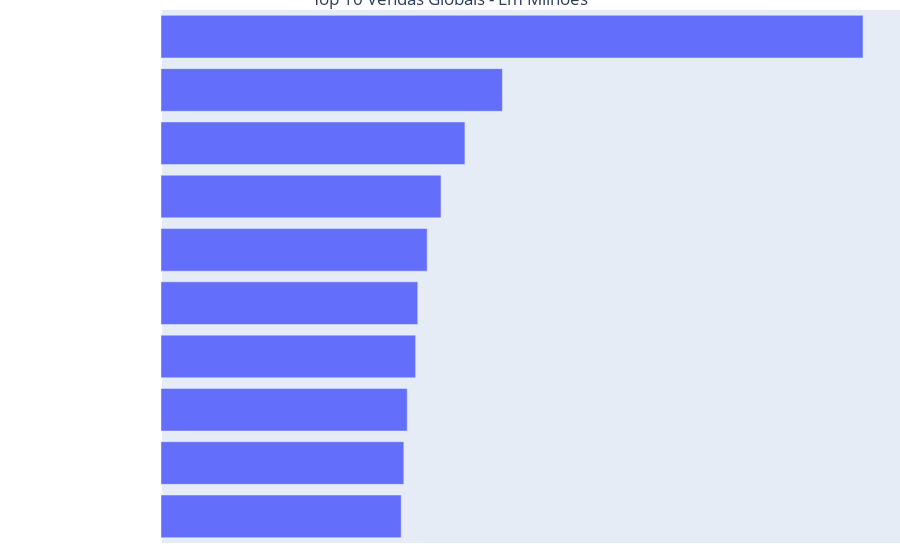

The notebook cell saved with this chart:
### Code cell
fig1.update_layout(main_config, height=500, title_text='Top 10 Vendas Globais - Em Milhões', title_x=0.5)

### Figure 1 — Plotly figure (JSON) as saved in the notebook; plotly's stock layout.template omitted (floating-point values rounded to 4 significant figures)
{"data": [{"orientation": "h", "type": "bar", "x": [28.31, 28.62, 29.02, 30.01, 30.26, 31.37, 33, 35.82, 40.24, 82.74], "y": ["Duck Hunt", "New Super Mario Bros. Wii", "Wii Play", "New Super Mario Bros.", "Tetris", "Pokemon Red/Pokemon Blue", "Wii Sports Resort", "Mario Kart Wii", "Super Mario Bros.", "Wii Sports"]}], "layout": {"autosize": true, "hovermode": "x unified", "legend": {"bgcolor": "rgba(0, 0, 0, 0.5)", "font": {"color": "white"}, "x": 0.1, "xanchor": "left", "y": 0.9, "yanchor": "top"}, "margin": {"b": 0, "l": 0, "r": 0, "t": 10}, "title": {"text": "Top 10 Vendas Globais - Em Milhões", "x": 0.5}, "xaxis": {"autorange": true, "color": "white", "range": [0, 87.09], "showgrid": false, "type": "linear"}, "yaxis": {"autorange": true, "color": "white", "range": [-0.5, 9.5], "showgrid": false, "type": "category"}}}
